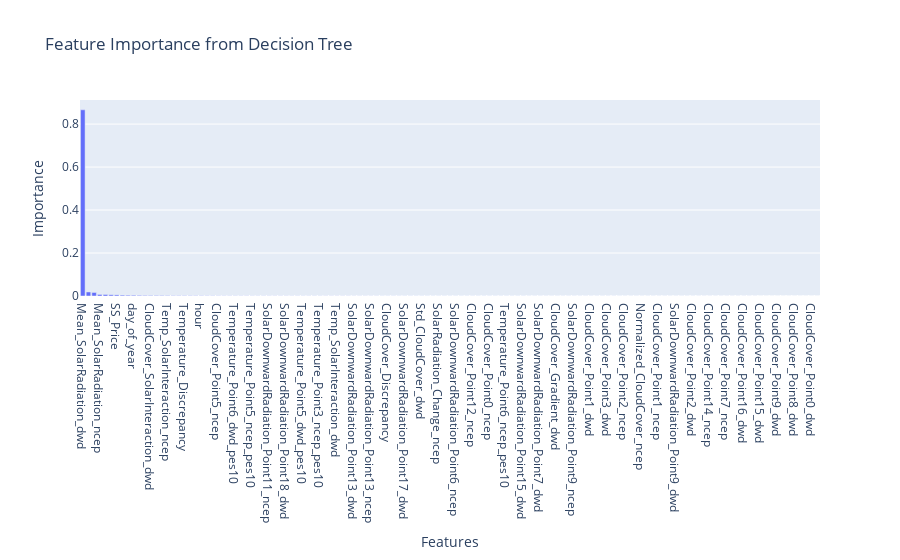

The cell this chart's notebook holds for it:
### Code cell
from sklearn.tree import DecisionTreeRegressor
import pandas as pd
import plotly.express as px

# Prepare the data
X = df_solar1.drop(columns=['Solar_MW', 'reference_time', 'valid_time', 'dtm','Solar_MWh_credit'])
y = df_solar1['Solar_MWh_credit']

# Define the selected features
selected_features = X.columns.tolist()

# Initialize and fit the decision tree regressor
tree_model = DecisionTreeRegressor(random_state=42)
tree_model.fit(X, y)

# Get feature importances
feature_importances = tree_model.feature_importances_

# Create a DataFrame for better visualization
importance_df = pd.DataFrame({
    'Feature': selected_features,
    'Importance': feature_importances
}).sort_values(by='Importance', ascending=False)

# Print the most important features
print(importance_df)

# Plot the feature importances using Plotly
fig = px.bar(importance_df, x='Feature', y='Importance', title='Feature Importance from Decision Tree', labels={'Feature': 'Features', 'Importance': 'Importance'})
fig.show()

### Figure 1 — Plotly figure (JSON) as saved in the notebook; plotly's stock layout.template omitted (floating-point values rounded to 4 significant figures; data arrays with more than 128 entries replaced by an {"elided": "..."} marker saying what was removed)
{"data": [{"alignmentgroup": "True", "hovertemplate": "Features=%{x}<br>Importance=%{y}<extra></extra>", "legendgroup": "", "marker": {"color": "#636efa", "pattern": {"shape": ""}}, "name": "", "offsetgroup": "", "orientation": "v", "showlegend": false, "textposition": "auto", "type": "bar", "x": {"elided": "131 str values"}, "xaxis": "x", "y": {"elided": "131 float values"}, "yaxis": "y"}], "layout": {"barmode": "relative", "legend": {"tracegroupgap": 0}, "title": {"text": "Feature Importance from Decision Tree"}, "xaxis": {"anchor": "y", "domain": [0, 1], "title": {"text": "Features"}}, "yaxis": {"anchor": "x", "domain": [0, 1], "title": {"text": "Importance"}}}}
